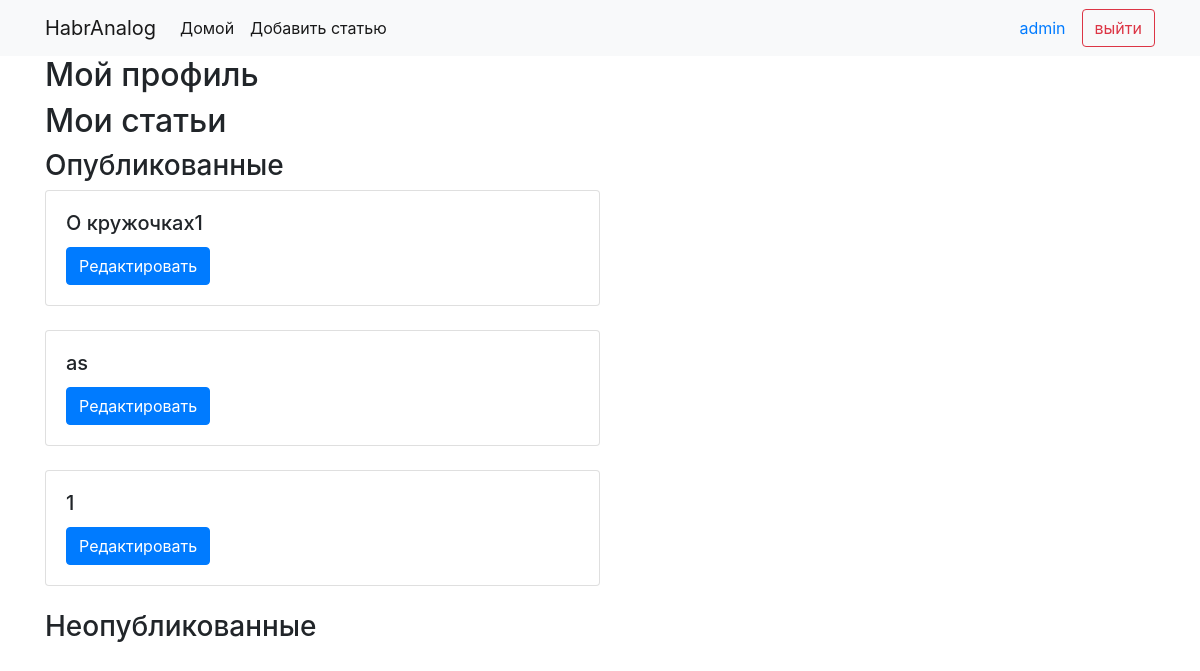
The app's page /accs/profile/ (signed in) with its own data.
### articleapp/models.py (models this page shows, shortened)
class Article(models.Model):
    title=models.CharField(max_length=150)
    prememo=models.TextField(null=True,blank=True)
    author=models.ForeignKey(User,on_delete=models.CASCADE)
    image=models.ImageField(upload_to='articleapp/images',null=True,blank=True)
    date_published=models.DateField(auto_now_add=True)
    published=models.BooleanField(default=False)

### accsapp/views.py (the view)
# urls.py: path('profile/',profile,name='profile')
@login_required
def profile(request):
  publicart=Article.objects.filter(author=request.user,published=True)
  privateart=Article.objects.filter(author=request.user,published=False)
  return render(request,'accsapp/profile.html',context={'publicart':publicart,'privateart':privateart})

### accsapp/templates/accsapp/profile.html (shortened to what this page needs)
{% extends 'mainapp/base.html' %}
{% block content %}
<h2>Мой профиль </h2>
<h2>Мои статьи </h2>
<h3>Опубликованные</h3>
{% for i in publicart %}
<div class="card w-50">
  <div class="card-body">
    <h5 class="card-title">{{ i.title }}</h5>
    <a href="{% url 'articleapp:view_article' i.id %}" class="btn btn-primary">Редактировать</a>
  </div>
</div>
<br>
{% endfor %}
<h3>Неопубликованные</h3>
{% endblock %}

### mainapp/templates/mainapp/base.html (shortened to what this page needs)
<!DOCTYPE html>
<html lang="en">
<head>
  <link rel="stylesheet" href="https://cdn.jsdelivr.net/npm/bootstrap@4.1.3/dist/css/bootstrap.min.css">
</head>
<body>
  <nav class="navbar navbar-expand-lg navbar-light bg-light">
    <div class="container">
    <a class="navbar-brand" href="{% url 'articleapp:home'%}">HabrAnalog</a>
    <div class="collapse navbar-collapse" id="navbarSupportedContent">
      <ul class="navbar-nav mr-auto">
        <li class="nav-item active">
          <a class="nav-link" href="#">Домой <span class="sr-only">(current)</span></a>
        </li>
        <li class="nav-item active">
          <a class="nav-link" href="{% url 'articleapp:create_article' %}" >Добавить статью</a>
        </li>
      </ul>
      {% if user.is_authenticated %}
      <a class="nav-link" href="{% url 'accsapp:profile' %}">   {{ user.username }}</a>
      <form class="form-inline my-2 my-lg-0" action="{% url 'accsapp:signout' %}">
        <button class="btn btn-outline-danger my-2 my-sm-0" type="submit">выйти</button>
      </form>
      {% else %}
      <a class="nav-link" href="{% url 'accsapp:signin' %}">войти</a>
      <a class="nav-link" href="{% url 'accsapp:signup' %}"> зарегестрироваться </a>
      {% endif %}
    </div>
  </div>
  </nav>
  <div class="container">
  {% block content %}
  {% endblock %}
</div>
</body>
</html>

### records on screen
Article: title "О кружочках1"
Article: title "as"
Article: title "1"

### other values on screen
{{ user.username }} "admin"
